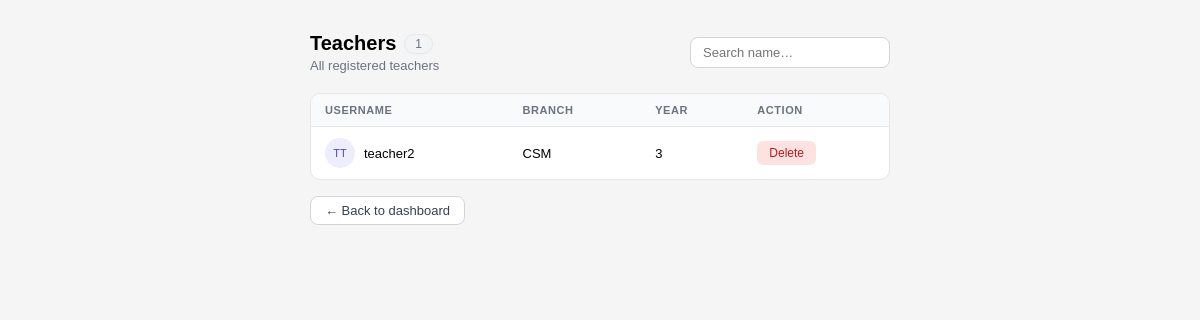
The app's page /teachers (signed in) with its own data.
### tables this page shows
CREATE TABLE teachers (
    username TEXT,
    password TEXT,
    branch TEXT,
    year TEXT
, admin_id INTEGER);

### app.py (the view)
@app.route("/teachers")
@login_required
def teachers():
    if not session.get("admin_id"):
        return "Access Denied"
    conn = get_db()
    admin_id = session["admin_id"]
    data = conn.execute(
        "SELECT * FROM teachers WHERE admin_id=?",
        (admin_id,)
    ).fetchall()
    conn.close()
    return render_template(
        "teachers.html",
        data=data
    )

### app.py (called while the page is built)
def login_required(f):
    @wraps(f)
    def decorated(*args, **kwargs):
        if "user" not in session:
            return redirect("/")
        return f(*args, **kwargs)
    return decorated

def get_db():
    return sqlite3.connect("attendance.db")

### templates/teachers.html (shortened to what this page needs)
<!DOCTYPE html>
<html>
<head>
</head>
<body>
<div class="container">
  <div class="header">
    <div>
      <h1>Teachers <span class="count-pill" id="count">{{ data|length }}</span></h1>
      <p class="subtitle">All registered teachers</p>
    </div>
    <input class="search-bar" placeholder="Search name…" oninput="filterTable(this.value)" />
  </div>
  <div class="tbl-wrap">
    <table>
      <thead>
        <tr>
         <th>Username</th>
<th>Branch</th>
<th>Year</th>
<th>Action</th>
        </tr>
      </thead>
      <tbody id="tbl-body">
        {% for t in data %}
        {% set initials = (t[0].split()[0][0] + t[0].split()[-1][0]) | upper %}
        <tr data-row="{{ t[0]|lower }}">
       <td>
  <div class="name-cell">
    <div class="avatar">{{ initials }}</div>
    {{ t[0] }}
  </div>
</td>
<td>{{ t[2] }}</td>
<td>{{ t[3] }}</td>
          <td>
  <form action="/delete_teacher/{{ t[0] }}" method="post"
        onsubmit="return confirm('Are you sure you want to delete this teacher?');">
    <button class="delete-btn">Delete</button>
  </form>
</td>
        </tr>
        {% endfor %}
      </tbody>
    </table>
  </div>
  <a class="back-link" href="/dashboard">&#8592; Back to dashboard</a>
</div>
</body>
</html>

### templates/teachers.html (style rules this page uses)
* { box-sizing: border-box; margin: 0; padding: 0; }
body { font-family: Arial, sans-serif; background: #f5f5f5; padding: 2rem 1rem; }
.container { max-width: 580px; margin: auto; }
.header { display: flex; align-items: center; justify-content: space-between; margin-bottom: 1.25rem; }
h1 { font-size: 1.25rem; font-weight: 600; display: flex; align-items: center; gap: 8px; }
.count-pill { font-size: 0.75rem; font-weight: 500; background: #f3f4f6; color: #6b7280; border: 1px solid #e5e7eb; border-radius: 99px; padding: 2px 10px; }
.subtitle { font-size: 0.8125rem; color: #6b7280; margin-top: 3px; }
.search-bar { padding: 7px 12px; font-size: 0.8125rem; border: 1px solid #d1d5db; border-radius: 8px; width: 200px; }
.tbl-wrap { border: 1px solid #e5e7eb; border-radius: 10px; overflow: hidden; background: #fff; }
table { width: 100%; border-collapse: collapse; font-size: 0.8125rem; }
th { padding: 10px 14px; text-align: left; font-size: 0.6875rem; font-weight: 600; color: #6b7280; text-transform: uppercase; letter-spacing: 0.05em; background: #f9fafb; border-bottom: 1px solid #e5e7eb; }
td { padding: 11px 14px; border-bottom: 1px solid #f3f4f6; vertical-align: middle; }
tbody tr:last-child td { border-bottom: none; }
.name-cell { display: flex; align-items: center; gap: 9px; }
.avatar { width: 30px; height: 30px; border-radius: 50%; background: #EEEDFE; display: flex; align-items: center; justify-content: center; font-size: 11px; font-weight: 500; color: #534AB7; flex-shrink: 0; }
.delete-btn { background: #fee2e2; color: #b91c1c; border: none; padding: 5px 12px; border-radius: 6px; cursor: pointer; font-size: 0.75rem; font-weight: 500; }
.back-link { display: inline-flex; align-items: center; gap: 6px; margin-top: 1rem; font-size: 0.8125rem; color: #374151; text-decoration: none; border: 1px solid #d1d5db; border-radius: 8px; padding: 6px 14px; background: #fff; }

### records on screen
teachers: initials "TT", username "teacher2", branch "CSM", year "3"

### other values on screen
{{ data|length }} "1"
